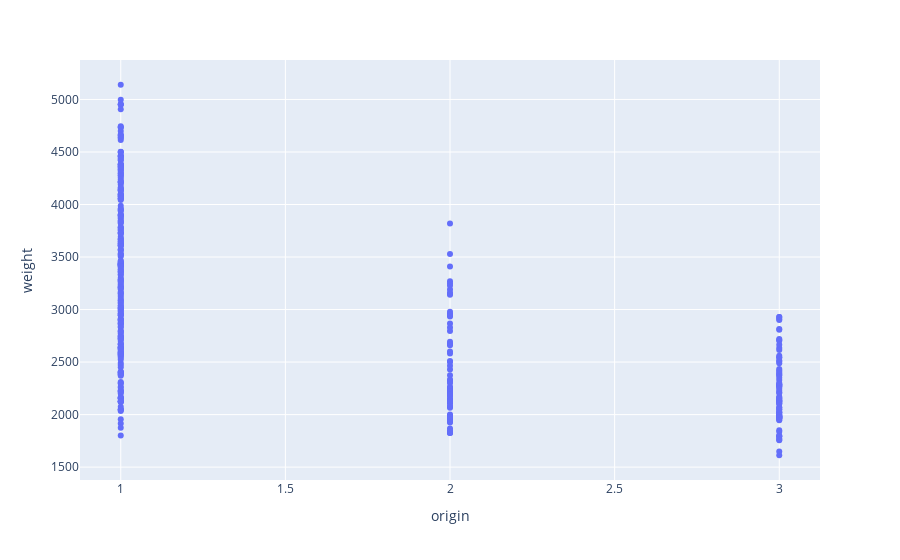

Notebook code cell kept with this figure:
### Code cell
px.scatter(df, x='origin', y='weight')

### Figure 1 — Plotly figure (JSON) as saved in the notebook; plotly's stock layout.template omitted (floating-point values rounded to 4 significant figures; data arrays with more than 128 entries replaced by an {"elided": "..."} marker saying what was removed)
{"data": [{"hovertemplate": "origin=%{x}<br>weight=%{y}<extra></extra>", "legendgroup": "", "marker": {"color": "#636efa", "symbol": "circle"}, "mode": "markers", "name": "", "orientation": "v", "showlegend": false, "type": "scatter", "x": {"elided": "398 int values"}, "xaxis": "x", "y": {"elided": "398 int values"}, "yaxis": "y"}], "layout": {"legend": {"tracegroupgap": 0}, "margin": {"t": 60}, "xaxis": {"anchor": "y", "domain": [0, 1], "title": {"text": "origin"}}, "yaxis": {"anchor": "x", "domain": [0, 1], "title": {"text": "weight"}}}}
